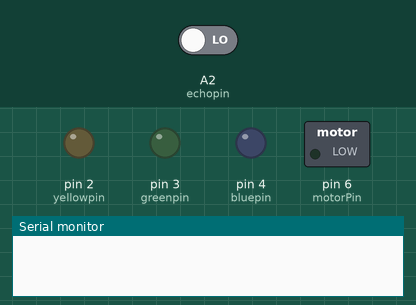
Simulated run of this sketch. Board: Arduino Uno, built with avr-gcc and run on an emulated ATmega328P. Parts: switched loads named in the sketch (green lamp = pin HIGH), output pins drawn as LEDs (lit = HIGH), the last lines printed to the serial monitor. Inputs (shaded band) come from the test bench; at power-on: A2 (echopin) LOW. Pins used as bus, display or sensor lines are not drawn.

Above: at 0.1 s.
At 1.9 s:
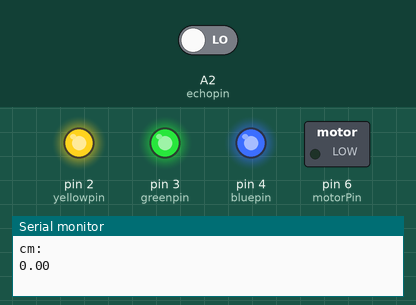
Timing chart, 0 to 3.4 s (numbered marks = the images above):
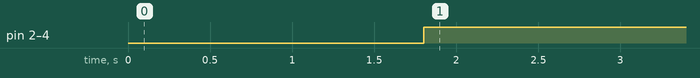

Measured:
- by itself, pin 2 (yellowpin), pin 3 (greenpin), pin 4 (bluepin): LOW → HIGH at 1.8 s

The sketch:

salesio_2.ino
```cpp
int bluepin=4;     //metres per seconds
int greenpin=3;
int yellowpin=2;
int redpin=1;
int motorPin=6;
int sourcepin=8;
#define trigpin A1
#define echopin A2


void setup() {
  // put your setup code here, to run once:

Serial.begin(9600);
pinMode(trigpin,OUTPUT);
pinMode(echopin,INPUT);
pinMode(redpin, OUTPUT);
pinMode(yellowpin, OUTPUT);
pinMode(greenpin, OUTPUT);
pinMode(bluepin, OUTPUT);
pinMode(motorPin,OUTPUT);


digitalWrite(redpin, LOW);
digitalWrite(yellowpin, LOW);
digitalWrite(greenpin, LOW);
digitalWrite(bluepin, LOW);
digitalWrite(sourcepin,HIGH);
delay(500);

 }

void loop() {
  // put your main code here, to run repeatedly:
int duration;
double distance;
digitalWrite(trigpin,HIGH);
delay(300);
digitalWrite(trigpin,LOW);

duration=pulseIn(echopin,HIGH);

distance=(duration/2)/29.1;
Serial.println("cm:");
Serial.println(distance);


if ((distance>=0) && (distance<=4.5)){
  digitalWrite(bluepin,HIGH);
  digitalWrite(greenpin,HIGH);
  digitalWrite(yellowpin,HIGH);
  digitalWrite(redpin,HIGH);
  digitalWrite(motorPin,LOW);
  delay(5000);

} else if((distance>=4) && (distance<=8)){
  digitalWrite(bluepin,LOW);
  digitalWrite(greenpin,HIGH);
  digitalWrite(yellowpin,HIGH);
  digitalWrite(redpin,HIGH);
  digitalWrite(motorPin,HIGH);

} else if((distance>=8) && (distance<=12)){
  digitalWrite(bluepin,LOW);
  digitalWrite(greenpin,LOW);
  digitalWrite(yellowpin,HIGH);
  digitalWrite(redpin,HIGH);
  digitalWrite(motorPin,HIGH);

} else if((distance>=12) && (distance<=16)){
  digitalWrite(bluepin,LOW);
  digitalWrite(greenpin,LOW);
  digitalWrite(yellowpin,LOW);
  digitalWrite(redpin,HIGH);
  digitalWrite(motorPin,HIGH);

} else if (distance>16){
  digitalWrite(bluepin,LOW);
  digitalWrite(greenpin,LOW);
  digitalWrite(yellowpin,LOW);
  digitalWrite(redpin,LOW);
  digitalWrite(motorPin,HIGH);
  delay(500);
  }
  else if((bluepin,HIGH) && (greenpin,HIGH) && (yellowpin,HIGH) && (redpin,HIGH) && (motorPin,LOW)){
  delay(1200);
  }
delay(400);
}
```
